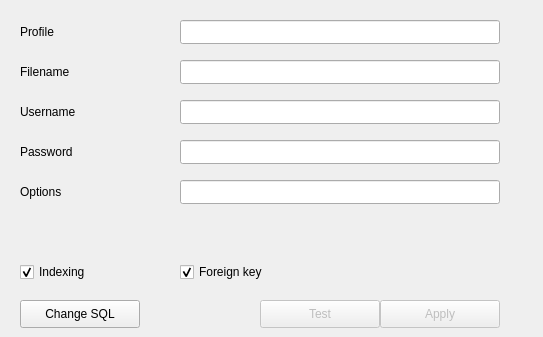
  <widget class="QWidget" name="Firebird">
   <widget class="QLabel" name="label_12">
    <property name="geometry">
     <rect>
      <x>20</x>
      <y>140</y>
      <width>160</width>
      <height>24</height>
     </rect>
    </property>
    <property name="text">
     <string>Password</string>
    </property>
   </widget>
   <widget class="QLabel" name="label_26">
    <property name="geometry">
     <rect>
      <x>20</x>
      <y>180</y>
      <width>160</width>
      <height>24</height>
     </rect>
    </property>
    <property name="text">
     <string>Options</string>
    </property>
   </widget>
   <widget class="QPushButton" name="fbTestButton">
    <property name="enabled">
     <bool>false</bool>
    </property>
    <property name="geometry">
     <rect>
      <x>260</x>
      <y>300</y>
      <width>120</width>
      <height>28</height>
     </rect>
    </property>
    <property name="text">
     <string>Test</string>
    </property>
   </widget>
   <widget class="QCheckBox" name="fbForeignBox">
    <property name="geometry">
     <rect>
      <x>180</x>
      <y>260</y>
      <width>160</width>
      <height>24</height>
     </rect>
    </property>
    <property name="text">
     <string>Foreign key</string>
    </property>
    <property name="checked">
     <bool>true</bool>
    </property>
   </widget>
   <widget class="QLabel" name="label_14">
    <property name="geometry">
     <rect>
      <x>20</x>
      <y>60</y>
      <width>160</width>
      <height>24</height>
     </rect>
    </property>
    <property name="text">
     <string>Filename</string>
    </property>
   </widget>
   <widget class="QLineEdit" name="fbProfileEdit">
    <property name="geometry">
     <rect>
      <x>180</x>
      <y>20</y>
      <width>320</width>
      <height>24</height>
     </rect>
    </property>
   </widget>
   <widget class="QLineEdit" name="fbFileEdit">
    <property name="geometry">
     <rect>
      <x>180</x>
      <y>60</y>
      <width>320</width>
      <height>24</height>
     </rect>
    </property>
   </widget>
   <widget class="QToolButton" name="fbBrowseButton">
    <property name="geometry">
     <rect>
      <x>510</x>
      <y>60</y>
      <width>24</width>
      <height>24</height>
     </rect>
    </property>
    <property name="text">
     <string/>
    </property>
    <property name="icon">
     <iconset theme="Rishon">
      <normaloff>:/images/directory.png</normaloff>:/images/directory.png</iconset>
    </property>
    <property name="iconSize">
     <size>
      <width>24</width>
      <height>24</height>
     </size>
    </property>
    <property name="autoRaise">
     <bool>true</bool>
    </property>
   </widget>
   <widget class="QLineEdit" name="fbOptionEdit">
    <property name="geometry">
     <rect>
      <x>180</x>
      <y>180</y>
      <width>320</width>
      <height>24</height>
     </rect>
    </property>
   </widget>
   <widget class="QPushButton" name="fbApplyButton">
    <property name="enabled">
     <bool>false</bool>
    </property>
    <property name="geometry">
     <rect>
      <x>380</x>
      <y>300</y>
      <width>120</width>
      <height>28</height>
     </rect>
    </property>
    <property name="text">
     <string>Apply</string>
    </property>
   </widget>
   <widget class="QLabel" name="label_13">
    <property name="geometry">
     <rect>
      <x>20</x>
      <y>100</y>
      <width>160</width>
      <height>24</height>
     </rect>
    </property>
    <property name="text">
     <string>Username</string>
    </property>
   </widget>
   <widget class="QPushButton" name="fbBackButton">
    <property name="geometry">
     <rect>
      <x>20</x>
      <y>300</y>
      <width>120</width>
      <height>28</height>
     </rect>
    </property>
    <property name="text">
     <string>Change SQL</string>
    </property>
   </widget>
   <widget class="QLineEdit" name="fbPassEdit">
    <property name="geometry">
     <rect>
      <x>180</x>
      <y>140</y>
      <width>320</width>
      <height>24</height>
     </rect>
    </property>
    <property name="echoMode">
     <enum>QLineEdit::Password</enum>
    </property>
   </widget>
   <widget class="QCheckBox" name="fbIndexBox">
    <property name="geometry">
     <rect>
      <x>20</x>
      <y>260</y>
      <width>160</width>
      <height>24</height>
     </rect>
    </property>
    <property name="text">
     <string>Indexing</string>
    </property>
    <property name="checked">
     <bool>true</bool>
    </property>
   </widget>
   <widget class="QLabel" name="label_11">
    <property name="geometry">
     <rect>
      <x>20</x>
      <y>20</y>
      <width>160</width>
      <height>24</height>
     </rect>
    </property>
    <property name="text">
     <string>Profile</string>
    </property>
   </widget>
   <widget class="QLineEdit" name="fbUserEdit">
    <property name="geometry">
     <rect>
      <x>180</x>
      <y>100</y>
      <width>320</width>
      <height>24</height>
     </rect>
    </property>
   </widget>
  </widget>
